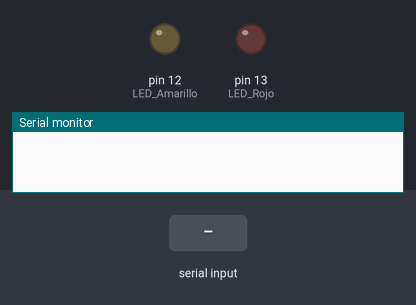
Simulated run of this sketch. Board: Arduino Uno, built with avr-gcc and run on an emulated ATmega328P. Shown: output pins drawn as LEDs (lit = HIGH), the last lines printed to the serial monitor. Dashed ring = blinking. Inputs (shaded band) come from the test bench.

Above: at 1.2 s.
1.3 s: "4" received over Serial
At 2.35 s:
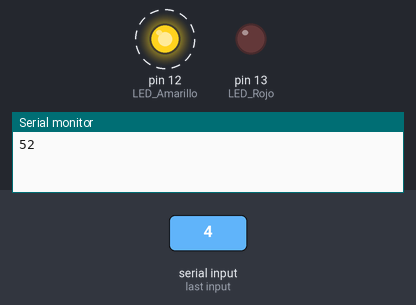
At 3.1 s:
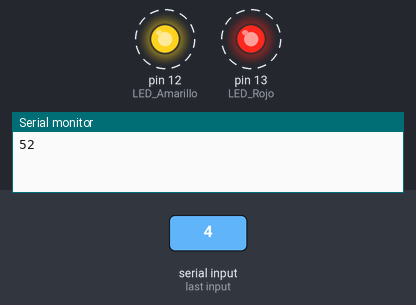
Timing chart, 0 to 10.3 s (numbered marks = the images above; inputs shaded):
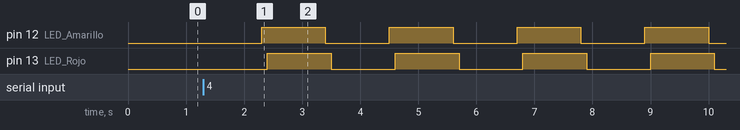

Measured:
- after the input at 1.3 s, pin 12 (LED_Amarillo): alternates HIGH for 1.1 s and LOW for 1.1 s, starting after 1.0 s; pin 13 (LED_Rojo): alternates HIGH for 1.1 s and LOW for 1.1 s, starting after 1.1 s

The sketch:

sketch_nov25a.ino
```cpp
const int LED_Rojo = 13;
const int LED_Amarillo = 12;
int inByte = 0;
int i = 0;

void setup() {
  Serial.begin(9600); //Esto abre el puerto serie
  pinMode(LED_Amarillo, OUTPUT);
  pinMode(LED_Rojo, OUTPUT);
  digitalWrite(LED_Amarillo, LOW);
  digitalWrite(LED_Rojo, LOW);
}

void loop() {

  if (Serial.available() > 0) {

    inByte = Serial.read();
    Serial.println(inByte);
    if (inByte == '0') {
      digitalWrite(LED_Amarillo, LOW);
    } else if (inByte == '1') {
      digitalWrite(LED_Amarillo, HIGH);
    }
    else if (inByte == '2') {
      digitalWrite(LED_Rojo, LOW);
    }
    else if (inByte == '3') {
      digitalWrite(LED_Rojo, HIGH);
    } else if (inByte == '4') {
      for (i = 0; i <= 4; i++) {
        digitalWrite(LED_Rojo, LOW);
        delay(1000);
        digitalWrite(LED_Amarillo, HIGH);
        delay(100);
        digitalWrite(LED_Rojo, HIGH);
        delay(1000);
        digitalWrite(LED_Amarillo, LOW);
        delay(100);
      }
    } else if (inByte == '8') {
      digitalWrite(LED_Amarillo, HIGH);
    }
  }
}
```
